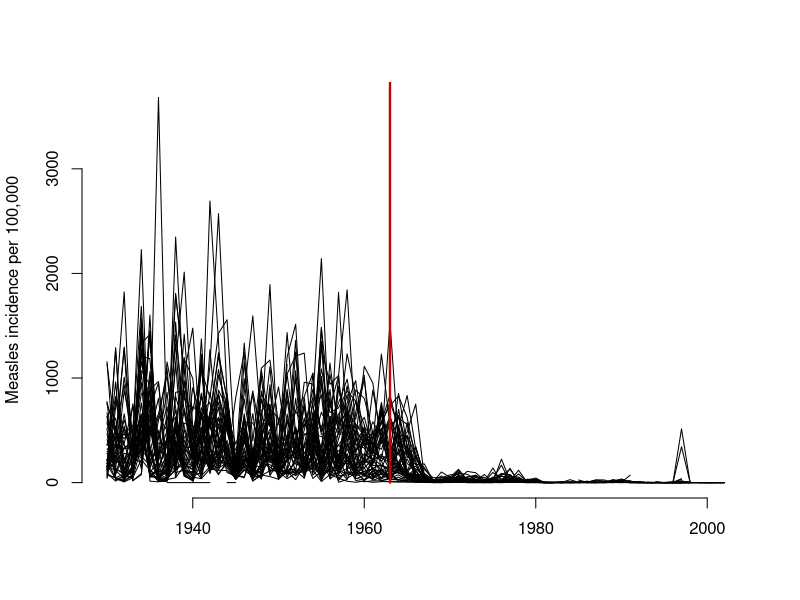
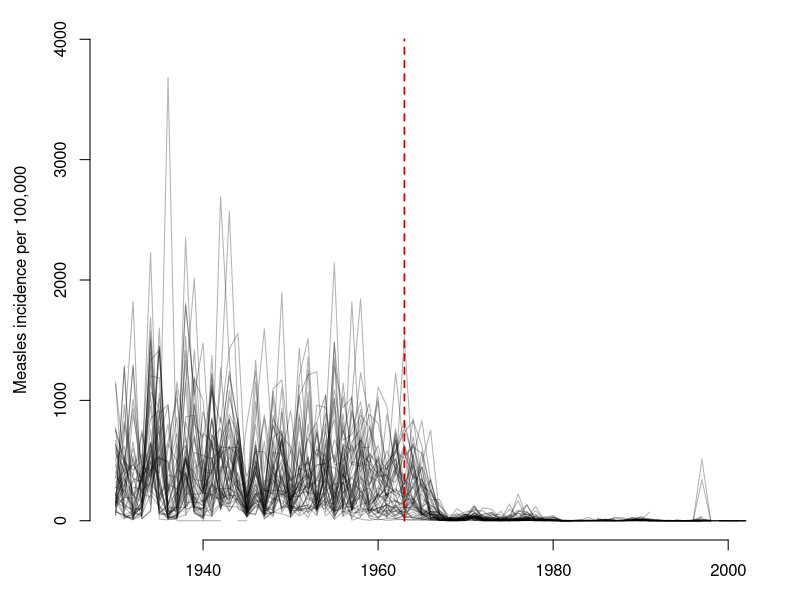

R code for these plots, in order:
## ---- chunk 1

m <- read.csv('MEASLES_Incidence_1928-2003_20150409110701.csv', stringsAsFactors = FALSE)

# yoink. Cheers @biomickwatson
m[m == "-"] <- NA
for (i in 2:NCOL(m)) {
   m[, i] <- as.numeric(m[, i])
}

m <- m[m$YEAR>=1930,]
y <- aggregate(m[,3:NCOL(m)], by=list(year=m[,1]), function(x) 52*mean(x, na.rm = TRUE))

for (i in 1:NCOL(y)) {
   y[is.nan(y[, i]), i] <- NA
}


y <- y[order(y$year),]

stNames <- read.csv('stateNames.csv', header = FALSE, stringsAsFactors = FALSE)

names(y)[2:52] <- stNames[,2]
## ---- chunk 2

plot(y[, 2] ~ y[, 1], type = 'l', 
  ylim = c(0, max(y, na.rm = TRUE)), 
  ylab = 'Measles incidence per 100,000',
  xlab = '',
  frame = FALSE
  ) 

for(s in 3:NCOL(y)){
  lines(y[, s] ~ y[, 1])
}

segments(1963, 0, 1963, signif(max(y, na.rm = TRUE), 1), col = '#CD0000', lwd = 2.3)
## ---- chunk 3

par(mar = c(3, 4.5, 1, 1))

op <- 0.3

plot(y[, 2] ~ y[, 1], type = 'l', 
  ylim = c(0, signif(max(y, na.rm = TRUE), 1)), 
  ylab = 'Measles incidence per 100,000',
  xlab = '',
  frame = FALSE, 
  col = rgb(0, 0, 0, op)
  ) 

for(s in 3:NCOL(y)){
  lines(y[, s] ~ y[, 1],   
  col = rgb(0, 0, 0, op))
}

segments(1963, 0, 1963, signif(max(y, na.rm = TRUE), 1), col = '#CD0000', lwd = 1.6, lty = 2)

